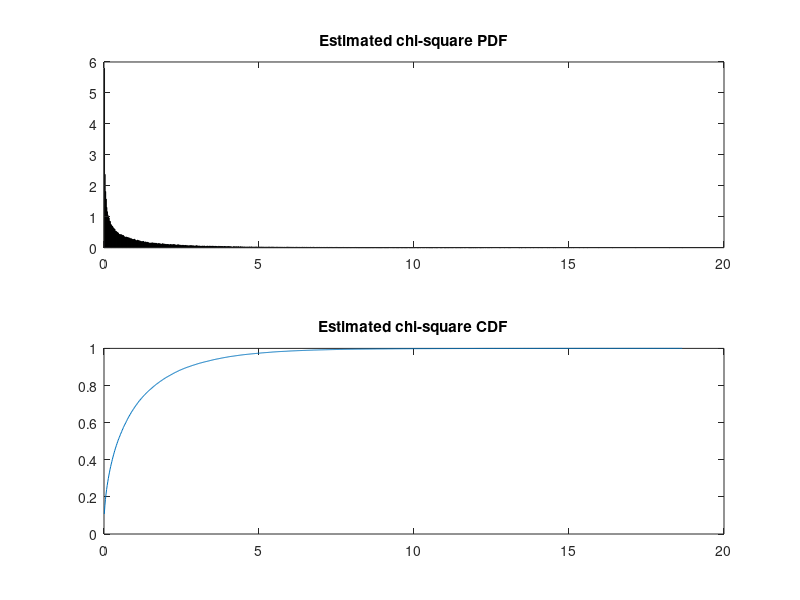

The MATLAB script that drew this image:
close all
n = 100000;
sigma=1;
x=sigma*randn(1,n);
y=x.^2;
N=floor(n/100);
A=min(y); B=max(y);
Delta=(B-A)/N;
t=A-Delta/2+[1:N]*Delta;
f=hist(y,t)/(Delta*n);
subplot(2,1,1)
bar(t,f)
title('Estimated chi-square PDF')
p=Delta*f;
CDF=cumsum(p);
subplot(2,1,2);
plot(t,CDF)
title('Estimated chi-square CDF')